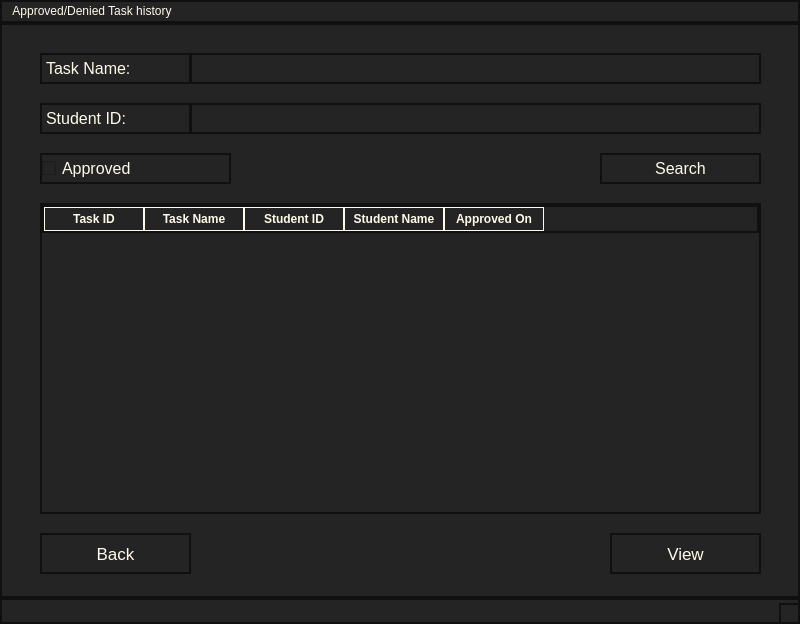
<?xml version="1.0" encoding="UTF-8"?>
<ui version="4.0">
 <class>MainWindow</class>
 <widget class="QMainWindow" name="MainWindow">
  <property name="geometry">
   <rect>
    <x>0</x>
    <y>0</y>
    <width>800</width>
    <height>624</height>
   </rect>
  </property>
  <property name="windowTitle">
   <string>MainWindow</string>
  </property>
  <property name="styleSheet">
   <string notr="true">background-color: rgb(36, 36, 36);
color: rgb(254, 251, 234);
border: 2px solid rgb(16, 16, 16);</string>
  </property>
  <widget class="QWidget" name="centralwidget">
   <widget class="QLineEdit" name="StdID">
    <property name="geometry">
     <rect>
      <x>190</x>
      <y>80</y>
      <width>571</width>
      <height>31</height>
     </rect>
    </property>
    <property name="text">
     <string/>
    </property>
   </widget>
   <widget class="QPushButton" name="Search">
    <property name="geometry">
     <rect>
      <x>600</x>
      <y>130</y>
      <width>161</width>
      <height>31</height>
     </rect>
    </property>
    <property name="font">
     <font>
      <pointsize>12</pointsize>
     </font>
    </property>
    <property name="text">
     <string>Search</string>
    </property>
   </widget>
   <widget class="QLineEdit" name="TaskName">
    <property name="geometry">
     <rect>
      <x>190</x>
      <y>30</y>
      <width>571</width>
      <height>31</height>
     </rect>
    </property>
    <property name="text">
     <string/>
    </property>
   </widget>
   <widget class="QLabel" name="label_2">
    <property name="geometry">
     <rect>
      <x>40</x>
      <y>80</y>
      <width>151</width>
      <height>31</height>
     </rect>
    </property>
    <property name="font">
     <font>
      <pointsize>12</pointsize>
     </font>
    </property>
    <property name="text">
     <string>Student ID:</string>
    </property>
   </widget>
   <widget class="QLabel" name="label">
    <property name="geometry">
     <rect>
      <x>40</x>
      <y>30</y>
      <width>151</width>
      <height>31</height>
     </rect>
    </property>
    <property name="font">
     <font>
      <pointsize>12</pointsize>
     </font>
    </property>
    <property name="text">
     <string>Task Name:</string>
    </property>
   </widget>
   <widget class="QCheckBox" name="Approved">
    <property name="geometry">
     <rect>
      <x>40</x>
      <y>130</y>
      <width>191</width>
      <height>31</height>
     </rect>
    </property>
    <property name="font">
     <font>
      <pointsize>12</pointsize>
     </font>
    </property>
    <property name="text">
     <string>Approved</string>
    </property>
   </widget>
   <widget class="QTableWidget" name="ViewTasks">
    <property name="geometry">
     <rect>
      <x>40</x>
      <y>180</y>
      <width>721</width>
      <height>311</height>
     </rect>
    </property>
    <property name="styleSheet">
     <string notr="true">QHeaderView::section {
                background-color:  rgb(36, 36, 36);  /* Header background */
                color:  rgb(254, 251, 234);             /* Header text color */
                font-weight: bold;        /* Bold text (optional) */
                border: 1px solid  rgb(254, 251, 234);  /* Header border (optional) */
                padding: 4px;             /* Padding inside header cells */
            }</string>
    </property>
    <column>
     <property name="text">
      <string>Task ID</string>
     </property>
    </column>
    <column>
     <property name="text">
      <string>Task Name</string>
     </property>
    </column>
    <column>
     <property name="text">
      <string>Student ID</string>
     </property>
    </column>
    <column>
     <property name="text">
      <string>Student Name</string>
     </property>
    </column>
    <column>
     <property name="text">
      <string>Approved On</string>
     </property>
    </column>
   </widget>
   <widget class="QPushButton" name="View">
    <property name="geometry">
     <rect>
      <x>610</x>
      <y>510</y>
      <width>151</width>
      <height>41</height>
     </rect>
    </property>
    <property name="font">
     <font>
      <pointsize>13</pointsize>
     </font>
    </property>
    <property name="text">
     <string>View</string>
    </property>
   </widget>
   <widget class="QPushButton" name="Back">
    <property name="geometry">
     <rect>
      <x>40</x>
      <y>510</y>
      <width>151</width>
      <height>41</height>
     </rect>
    </property>
    <property name="font">
     <font>
      <pointsize>13</pointsize>
     </font>
    </property>
    <property name="text">
     <string>Back</string>
    </property>
   </widget>
  </widget>
  <widget class="QMenuBar" name="menubar">
   <property name="geometry">
    <rect>
     <x>0</x>
     <y>0</y>
     <width>800</width>
     <height>25</height>
    </rect>
   </property>
   <widget class="QMenu" name="menuApproved_Denied_Task_history">
    <property name="title">
     <string>Approved/Denied Task history</string>
    </property>
   </widget>
   <addaction name="menuApproved_Denied_Task_history"/>
  </widget>
  <widget class="QStatusBar" name="statusbar"/>
 </widget>
 <resources/>
 <connections/>
</ui>
